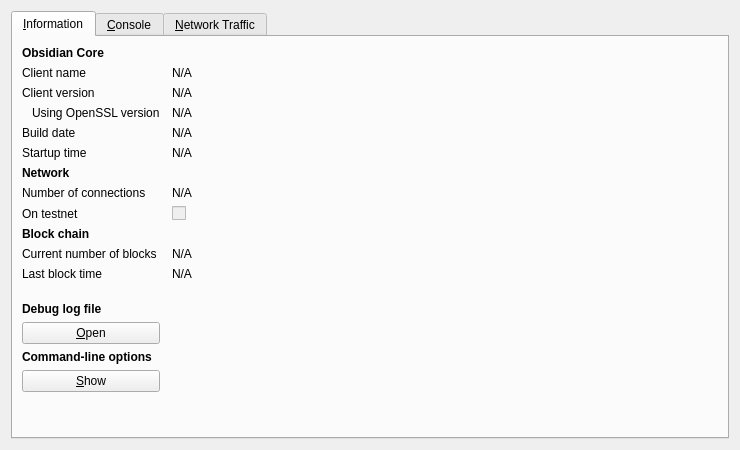
<?xml version="1.0" encoding="UTF-8"?>
<ui version="4.0">
 <class>RPCConsole</class>
 <widget class="QDialog" name="RPCConsole">
  <property name="geometry">
   <rect>
    <x>0</x>
    <y>0</y>
    <width>740</width>
    <height>450</height>
   </rect>
  </property>
  <property name="windowTitle">
   <string>Obsidian - Debug window</string>
  </property>
  <layout class="QVBoxLayout" name="verticalLayout_2">
   <item>
    <widget class="QTabWidget" name="tabWidget">
     <property name="currentIndex">
      <number>0</number>
     </property>
     <widget class="QWidget" name="tab_info">
      <attribute name="title">
       <string>&amp;Information</string>
      </attribute>
      <layout class="QGridLayout" name="gridLayout" columnstretch="0,1">
       <property name="horizontalSpacing">
        <number>12</number>
       </property>
       <item row="0" column="0">
        <widget class="QLabel" name="label_9">
         <property name="font">
          <font>
           <weight>75</weight>
           <bold>true</bold>
          </font>
         </property>
         <property name="text">
          <string>Obsidian Core</string>
         </property>
        </widget>
       </item>
       <item row="1" column="0">
        <widget class="QLabel" name="label_5">
         <property name="text">
          <string>Client name</string>
         </property>
        </widget>
       </item>
       <item row="1" column="1">
        <widget class="QLabel" name="clientName">
         <property name="cursor">
          <cursorShape>IBeamCursor</cursorShape>
         </property>
         <property name="text">
          <string>N/A</string>
         </property>
         <property name="textFormat">
          <enum>Qt::PlainText</enum>
         </property>
         <property name="textInteractionFlags">
          <set>Qt::LinksAccessibleByMouse|Qt::TextSelectableByKeyboard|Qt::TextSelectableByMouse</set>
         </property>
        </widget>
       </item>
       <item row="2" column="0">
        <widget class="QLabel" name="label_6">
         <property name="text">
          <string>Client version</string>
         </property>
        </widget>
       </item>
       <item row="2" column="1">
        <widget class="QLabel" name="clientVersion">
         <property name="cursor">
          <cursorShape>IBeamCursor</cursorShape>
         </property>
         <property name="text">
          <string>N/A</string>
         </property>
         <property name="textFormat">
          <enum>Qt::PlainText</enum>
         </property>
         <property name="textInteractionFlags">
          <set>Qt::LinksAccessibleByMouse|Qt::TextSelectableByKeyboard|Qt::TextSelectableByMouse</set>
         </property>
        </widget>
       </item>
       <item row="3" column="0">
        <widget class="QLabel" name="label_14">
         <property name="text">
          <string>Using OpenSSL version</string>
         </property>
         <property name="indent">
          <number>10</number>
         </property>
        </widget>
       </item>
       <item row="3" column="1">
        <widget class="QLabel" name="openSSLVersion">
         <property name="cursor">
          <cursorShape>IBeamCursor</cursorShape>
         </property>
         <property name="text">
          <string>N/A</string>
         </property>
         <property name="textFormat">
          <enum>Qt::PlainText</enum>
         </property>
         <property name="textInteractionFlags">
          <set>Qt::LinksAccessibleByMouse|Qt::TextSelectableByKeyboard|Qt::TextSelectableByMouse</set>
         </property>
        </widget>
       </item>
       <item row="4" column="0">
        <widget class="QLabel" name="label_12">
         <property name="text">
          <string>Build date</string>
         </property>
        </widget>
       </item>
       <item row="4" column="1">
        <widget class="QLabel" name="buildDate">
         <property name="cursor">
          <cursorShape>IBeamCursor</cursorShape>
         </property>
         <property name="text">
          <string>N/A</string>
         </property>
         <property name="textFormat">
          <enum>Qt::PlainText</enum>
         </property>
         <property name="textInteractionFlags">
          <set>Qt::LinksAccessibleByMouse|Qt::TextSelectableByKeyboard|Qt::TextSelectableByMouse</set>
         </property>
        </widget>
       </item>
       <item row="5" column="0">
        <widget class="QLabel" name="label_13">
         <property name="text">
          <string>Startup time</string>
         </property>
        </widget>
       </item>
       <item row="5" column="1">
        <widget class="QLabel" name="startupTime">
         <property name="cursor">
          <cursorShape>IBeamCursor</cursorShape>
         </property>
         <property name="text">
          <string>N/A</string>
         </property>
         <property name="textFormat">
          <enum>Qt::PlainText</enum>
         </property>
         <property name="textInteractionFlags">
          <set>Qt::LinksAccessibleByMouse|Qt::TextSelectableByKeyboard|Qt::TextSelectableByMouse</set>
         </property>
        </widget>
       </item>
       <item row="6" column="0">
        <widget class="QLabel" name="label_11">
         <property name="font">
          <font>
           <weight>75</weight>
           <bold>true</bold>
          </font>
         </property>
         <property name="text">
          <string>Network</string>
         </property>
        </widget>
       </item>
       <item row="7" column="0">
        <widget class="QLabel" name="label_7">
         <property name="text">
          <string>Number of connections</string>
         </property>
        </widget>
       </item>
       <item row="7" column="1">
        <widget class="QLabel" name="numberOfConnections">
         <property name="cursor">
          <cursorShape>IBeamCursor</cursorShape>
         </property>
         <property name="text">
          <string>N/A</string>
         </property>
         <property name="textFormat">
          <enum>Qt::PlainText</enum>
         </property>
         <property name="textInteractionFlags">
          <set>Qt::LinksAccessibleByMouse|Qt::TextSelectableByKeyboard|Qt::TextSelectableByMouse</set>
         </property>
        </widget>
       </item>
       <item row="8" column="0">
        <widget class="QLabel" name="label_8">
         <property name="text">
          <string>On testnet</string>
         </property>
        </widget>
       </item>
       <item row="8" column="1">
        <widget class="QCheckBox" name="isTestNet">
         <property name="enabled">
          <bool>false</bool>
         </property>
         <property name="text">
          <string/>
         </property>
        </widget>
       </item>
       <item row="9" column="0">
        <widget class="QLabel" name="label_10">
         <property name="font">
          <font>
           <weight>75</weight>
           <bold>true</bold>
          </font>
         </property>
         <property name="text">
          <string>Block chain</string>
         </property>
        </widget>
       </item>
       <item row="10" column="0">
        <widget class="QLabel" name="label_3">
         <property name="text">
          <string>Current number of blocks</string>
         </property>
        </widget>
       </item>
       <item row="10" column="1">
        <widget class="QLabel" name="numberOfBlocks">
         <property name="cursor">
          <cursorShape>IBeamCursor</cursorShape>
         </property>
         <property name="text">
          <string>N/A</string>
         </property>
         <property name="textFormat">
          <enum>Qt::PlainText</enum>
         </property>
         <property name="textInteractionFlags">
          <set>Qt::LinksAccessibleByMouse|Qt::TextSelectableByKeyboard|Qt::TextSelectableByMouse</set>
         </property>
        </widget>
       </item>
       <item row="11" column="0">
        <widget class="QLabel" name="label_2">
         <property name="text">
          <string>Last block time</string>
         </property>
        </widget>
       </item>
       <item row="11" column="1">
        <widget class="QLabel" name="lastBlockTime">
         <property name="cursor">
          <cursorShape>IBeamCursor</cursorShape>
         </property>
         <property name="text">
          <string>N/A</string>
         </property>
         <property name="textFormat">
          <enum>Qt::PlainText</enum>
         </property>
         <property name="textInteractionFlags">
          <set>Qt::LinksAccessibleByMouse|Qt::TextSelectableByKeyboard|Qt::TextSelectableByMouse</set>
         </property>
        </widget>
       </item>
       <item row="12" column="0">
        <spacer name="verticalSpacer_2">
         <property name="orientation">
          <enum>Qt::Vertical</enum>
         </property>
         <property name="sizeHint" stdset="0">
          <size>
           <width>20</width>
           <height>20</height>
          </size>
         </property>
        </spacer>
       </item>
       <item row="13" column="0">
        <widget class="QLabel" name="labelDebugLogfile">
         <property name="font">
          <font>
           <weight>75</weight>
           <bold>true</bold>
          </font>
         </property>
         <property name="text">
          <string>Debug log file</string>
         </property>
        </widget>
       </item>
       <item row="14" column="0">
        <widget class="QPushButton" name="openDebugLogfileButton">
         <property name="toolTip">
          <string>Open the Obsidian debug log file from the current data directory. This can take a few seconds for large log files.</string>
         </property>
         <property name="text">
          <string>&amp;Open</string>
         </property>
         <property name="autoDefault">
          <bool>false</bool>
         </property>
        </widget>
       </item>
       <item row="15" column="0">
        <widget class="QLabel" name="labelCLOptions">
         <property name="font">
          <font>
           <weight>75</weight>
           <bold>true</bold>
          </font>
         </property>
         <property name="text">
          <string>Command-line options</string>
         </property>
        </widget>
       </item>
       <item row="16" column="0">
        <widget class="QPushButton" name="showCLOptionsButton">
         <property name="toolTip">
          <string>Show the Obsidian-Qt help message to get a list with possible Obsidian command-line options.</string>
         </property>
         <property name="text">
          <string>&amp;Show</string>
         </property>
         <property name="autoDefault">
          <bool>false</bool>
         </property>
        </widget>
       </item>
       <item row="17" column="0">
        <spacer name="verticalSpacer">
         <property name="orientation">
          <enum>Qt::Vertical</enum>
         </property>
         <property name="sizeHint" stdset="0">
          <size>
           <width>20</width>
           <height>40</height>
          </size>
         </property>
        </spacer>
       </item>
      </layout>
     </widget>
     <widget class="QWidget" name="tab_console">
      <attribute name="title">
       <string>&amp;Console</string>
      </attribute>
      <layout class="QVBoxLayout" name="verticalLayout_3">
       <property name="spacing">
        <number>3</number>
       </property>
       <item>
        <widget class="QTextEdit" name="messagesWidget">
         <property name="minimumSize">
          <size>
           <width>0</width>
           <height>100</height>
          </size>
         </property>
         <property name="readOnly">
          <bool>true</bool>
         </property>
         <property name="tabKeyNavigation" stdset="0">
          <bool>false</bool>
         </property>
         <property name="columnCount" stdset="0">
          <number>2</number>
         </property>
        </widget>
       </item>
       <item>
        <layout class="QHBoxLayout" name="horizontalLayout">
         <property name="spacing">
          <number>3</number>
         </property>
         <item>
          <widget class="QLabel" name="label">
           <property name="text">
            <string notr="true">&gt;</string>
           </property>
          </widget>
         </item>
         <item>
          <widget class="QLineEdit" name="lineEdit"/>
         </item>
         <item>
          <widget class="QPushButton" name="clearButton">
           <property name="maximumSize">
            <size>
             <width>24</width>
             <height>24</height>
            </size>
           </property>
           <property name="toolTip">
            <string>Clear console</string>
           </property>
           <property name="text">
            <string/>
           </property>
           <property name="icon">
            <iconset resource="../bitcoin.qrc">
             <normaloff>:/icons/remove</normaloff>:/icons/remove</iconset>
           </property>
           <property name="shortcut">
            <string notr="true">Ctrl+L</string>
           </property>
           <property name="autoDefault">
            <bool>false</bool>
           </property>
          </widget>
         </item>
        </layout>
       </item>
      </layout>
     </widget>
     <widget class="QWidget" name="tab">
      <attribute name="title">
       <string>&amp;Network Traffic</string>
      </attribute>
      <layout class="QHBoxLayout" name="horizontalLayout_3">
       <item>
        <layout class="QVBoxLayout" name="verticalLayout_4">
         <item>
          <widget class="TrafficGraphWidget" name="trafficGraph" native="true">
           <property name="sizePolicy">
            <sizepolicy hsizetype="Expanding" vsizetype="Expanding">
             <horstretch>0</horstretch>
             <verstretch>0</verstretch>
            </sizepolicy>
           </property>
          </widget>
         </item>
         <item>
          <layout class="QHBoxLayout" name="horizontalLayout_2">
           <item>
            <widget class="QSlider" name="sldGraphRange">
             <property name="minimum">
              <number>1</number>
             </property>
             <property name="maximum">
              <number>288</number>
             </property>
             <property name="pageStep">
              <number>12</number>
             </property>
             <property name="value">
              <number>6</number>
             </property>
             <property name="orientation">
              <enum>Qt::Horizontal</enum>
             </property>
            </widget>
           </item>
           <item>
            <widget class="QLabel" name="lblGraphRange">
             <property name="minimumSize">
              <size>
               <width>100</width>
               <height>0</height>
              </size>
             </property>
             <property name="alignment">
              <set>Qt::AlignCenter</set>
             </property>
            </widget>
           </item>
           <item>
            <widget class="QPushButton" name="btnClearTrafficGraph">
             <property name="text">
              <string>&amp;Clear</string>
             </property>
            </widget>
           </item>
          </layout>
         </item>
        </layout>
       </item>
       <item>
        <layout class="QVBoxLayout" name="verticalLayout">
         <item>
          <widget class="QGroupBox" name="groupBox">
           <property name="title">
            <string>Totals</string>
           </property>
           <layout class="QVBoxLayout" name="verticalLayout_5">
            <item>
             <layout class="QHBoxLayout" name="horizontalLayout_4">
              <item>
               <widget class="Line" name="line">
                <property name="sizePolicy">
                 <sizepolicy hsizetype="Fixed" vsizetype="Fixed">
                  <horstretch>0</horstretch>
                  <verstretch>0</verstretch>
                 </sizepolicy>
                </property>
                <property name="minimumSize">
                 <size>
                  <width>10</width>
                  <height>0</height>
                 </size>
                </property>
                <property name="palette">
                 <palette>
                  <active>
                   <colorrole role="Light">
                    <brush brushstyle="SolidPattern">
                     <color alpha="255">
                      <red>0</red>
                      <green>255</green>
                      <blue>0</blue>
                     </color>
                    </brush>
                   </colorrole>
                  </active>
                  <inactive>
                   <colorrole role="Light">
                    <brush brushstyle="SolidPattern">
                     <color alpha="255">
                      <red>0</red>
                      <green>255</green>
                      <blue>0</blue>
                     </color>
                    </brush>
                   </colorrole>
                  </inactive>
                  <disabled>
                   <colorrole role="Light">
                    <brush brushstyle="SolidPattern">
                     <color alpha="255">
                      <red>0</red>
                      <green>255</green>
                      <blue>0</blue>
                     </color>
                    </brush>
                   </colorrole>
                  </disabled>
                 </palette>
                </property>
                <property name="orientation">
                 <enum>Qt::Horizontal</enum>
                </property>
               </widget>
              </item>
              <item>
               <widget class="QLabel" name="label_16">
                <property name="text">
                 <string>In:</string>
                </property>
               </widget>
              </item>
              <item>
               <widget class="QLabel" name="lblBytesIn">
                <property name="minimumSize">
                 <size>
                  <width>50</width>
                  <height>0</height>
                 </size>
                </property>
                <property name="alignment">
                 <set>Qt::AlignRight|Qt::AlignTrailing|Qt::AlignVCenter</set>
                </property>
               </widget>
              </item>
             </layout>
            </item>
            <item>
             <layout class="QHBoxLayout" name="horizontalLayout_5">
              <item>
               <widget class="Line" name="line_2">
                <property name="sizePolicy">
                 <sizepolicy hsizetype="Fixed" vsizetype="Fixed">
                  <horstretch>0</horstretch>
                  <verstretch>0</verstretch>
                 </sizepolicy>
                </property>
                <property name="minimumSize">
                 <size>
                  <width>10</width>
                  <height>0</height>
                 </size>
                </property>
                <property name="palette">
                 <palette>
                  <active>
                   <colorrole role="Light">
                    <brush brushstyle="SolidPattern">
                     <color alpha="255">
                      <red>255</red>
                      <green>0</green>
                      <blue>0</blue>
                     </color>
                    </brush>
                   </colorrole>
                  </active>
                  <inactive>
                   <colorrole role="Light">
                    <brush brushstyle="SolidPattern">
                     <color alpha="255">
                      <red>255</red>
                      <green>0</green>
                      <blue>0</blue>
                     </color>
                    </brush>
                   </colorrole>
                  </inactive>
                  <disabled>
                   <colorrole role="Light">
                    <brush brushstyle="SolidPattern">
                     <color alpha="255">
                      <red>255</red>
                      <green>0</green>
                      <blue>0</blue>
                     </color>
                    </brush>
                   </colorrole>
                  </disabled>
                 </palette>
                </property>
                <property name="orientation">
                 <enum>Qt::Horizontal</enum>
                </property>
               </widget>
              </item>
              <item>
               <widget class="QLabel" name="label_17">
                <property name="text">
                 <string>Out:</string>
                </property>
               </widget>
              </item>
              <item>
               <widget class="QLabel" name="lblBytesOut">
                <property name="minimumSize">
                 <size>
                  <width>50</width>
                  <height>0</height>
                 </size>
                </property>
                <property name="alignment">
                 <set>Qt::AlignRight|Qt::AlignTrailing|Qt::AlignVCenter</set>
                </property>
               </widget>
              </item>
             </layout>
            </item>
            <item>
             <spacer name="verticalSpacer_4">
              <property name="orientation">
               <enum>Qt::Vertical</enum>
              </property>
              <property name="sizeHint" stdset="0">
               <size>
                <width>20</width>
                <height>407</height>
               </size>
              </property>
             </spacer>
            </item>
           </layout>
          </widget>
         </item>
        </layout>
       </item>
      </layout>
     </widget>
    </widget>
   </item>
  </layout>
 </widget>
 <customwidgets>
  <customwidget>
   <class>TrafficGraphWidget</class>
   <extends>QWidget</extends>
   <header>trafficgraphwidget.h</header>
   <container>1</container>
   <slots>
    <slot>clear()</slot>
   </slots>
  </customwidget>
 </customwidgets>
 <resources>
  <include location="../bitcoin.qrc"/>
 </resources>
 <connections/>
</ui>
